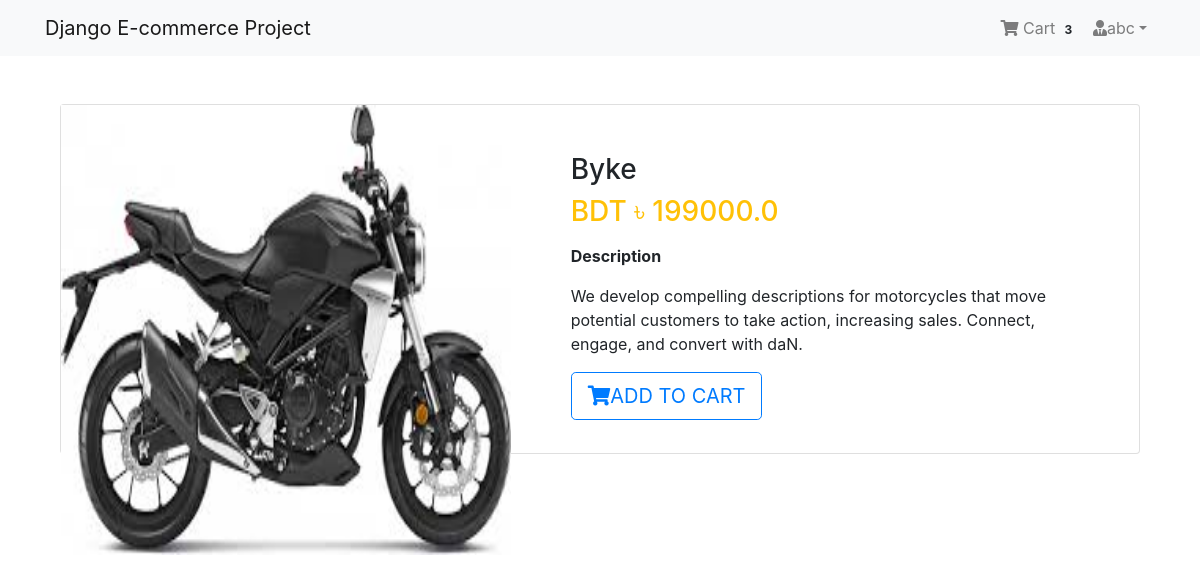
The app's page /product/5/ (signed in) with its own data.
### AppLogin/models.py (models this page shows, shortened)
class User(AbstractBaseUser, PermissionsMixin):
     email = models.EmailField(unique=True, null=False)
     is_staff = models.BooleanField(
         ugettext_lazy('staff status'),
         default=False,
         help_text = ugettext_lazy('Designates whether the user can log in this site')
    )
     is_active = models.BooleanField(
         ugettext_lazy('active'),
         default=True,
         help_text=ugettext_lazy('Designets whether this user should be treated as active. Unselect this insted of deleting accounts')
    )
     USERNAME_FIELD = 'email'
     objects = MyUserManager()

class Profile(models.Model):
    user = models.OneToOneField(User, on_delete=models.CASCADE, related_name='profile')
    username = models.CharField(max_length=264, blank=True)
    full_name = models.CharField(max_length=264, blank=True)
    adress_1 = models.TextField(max_length=300, blank=True)
    city= models.CharField(max_length=40, blank=True)
    zipcode = models.CharField(max_length=10, blank=True)
    country = models.CharField(max_length=50, blank=True)
    phone = models.CharField(max_length=20, blank=True)
    date_joined = models.DateTimeField(auto_now_add=True)

### AppOrder/models.py (models this page shows, shortened)
class Order(models.Model):
    orderitems = models.ManyToManyField(Cart)
    user = models.ForeignKey(settings.AUTH_USER_MODEL, on_delete=models.CASCADE)
    ordered = models.BooleanField(default=False)
    created = models.DateTimeField(auto_now_add=True)
    paymentId = models.CharField(max_length=264, blank=True, null=True)
    orderedId = models.CharField(max_length=200, blank=True, null=True)

### AppShop/models.py (models this page shows, shortened)
class Product(models.Model):
           mainimage = models.ImageField(upload_to='Products')
           name = models.CharField(max_length=264)
           category = models.ForeignKey(Category, on_delete=models.CASCADE, related_name='category')
           preview_text = models.TextField(max_length=200, verbose_name='Preview Text')
           detail_text = models.TextField(max_length=1000, verbose_name='Description')
           price = models.FloatField()
           old_price = models.FloatField(default=0.00)
           created = models.DateTimeField(auto_now_add=True)
           class Meta:
                ordering = ['-created',]

### AppShop/views.py (the view)
# urls.py: path('product/<pk>/', views.ProductDetail.as_view(), name='product_detail'),
class ProductDetail (LoginRequiredMixin, DetailView):
    model = Product
    template_name = 'product_detail.html'

### AppOrder/templatetags/cart_tag.py (called while the page is built)
@register.filter
def cart_total(user):
    order = Order.objects.filter(user=user, ordered=False)
    if order.exists():
        return order[0].orderitems.count()
    else:
        return 0

### AppLogin/templates/product_detail.html
{% extends 'base.html' %}
{% load crispy_forms_tags %}
{% block body_block %}
  <div class="container my-5">
      <div class="card">
          <div class="row">
             <aside class="col-sm-5 border-right">
                 <article class="gallery-wrap">
                     <div class="img-big-wrap">
                         <div>
                           <a href="#"><img src="/media/{{object.mainimage}}" style="width:450px"></a>
                         </div>
                     </div>
                 </article>
             </aside>
             <aside class="col-sm-7">
                 <article class="card-body p-5">
                    <h3 class="title mp-3">{{object.name}}</h3>
                    <p class="price-detail-wrap">
                        <span class="price h3 text-warning">
                            <span class="currency">
                               BDT &#2547;
                            </span>
                            <span class="num">
                               {{object.price}}
                            </span>
                        </span>
                    </p>
                    <dl class="item-property">
                       <dt>Description</dt>
                       <dd>
                           <p>{{object.detail_text|linebreaks}}</p>
                       </dd>
                    </dl>
                    <a href="{% url 'AppOrder:add' pk=object.pk %}" class="btn btn-lg btn-outline-primary text-uppercase"> <i class="fas fa-shopping-cart"></i>Add to Cart</a>
                 </article>
             </aside>
          </div>
      </div>
  </div>
{% endblock body_block %}

### AppLogin/templates/navbar.html (shortened to what this page needs)
{% load cart_tag %}
<nav class="navbar navbar-expand-lg navbar-light bg-light">
    <div class="container">
        <a class="navbar-brand" href="{% url 'AppShop:home' %}">Django E-commerce Project</a>
        <div class="collapse navbar-collapse" id="navbarNav">
            <ul class="navbar-nav ml-auto">
                {% if request.user.is_authenticated %}
                <li class="nav-item">
                    <a href="{% url 'AppOrder:cart' %}" class="nav-link">
                        <i class="fa fa-shopping-cart"></i> Cart
                        <span class="badge badge-light">{{ request.user | cart_total }}</span>
                    </a>
                </li>
                <li class="nav-item dropdown">
                    <a class="nav-link dropdown-toggle" href="#" id="navbarDropdown" role="button" data-toggle="dropdown"
                    aria-haspopup="true" aria-expanded="false"><i class="fas fa-user-tie"></i>{{request.user.profile.username}}</a>
                </li>
                {% else %}
                <li class="nav-item">
                    <a href="{% url 'AppLogin:login' %}" class="btn btn-primary">Login</a>
                </li>
                {% endif %}
            </ul>
        </div>
    </div>
</nav>

### My_Ecom_Project/static/css/main.css (style rules this page uses)
.gallery-wrap .img-big-wrap img { height: 450px; width: auto; display: inline-block; cursor: zoom-in; }

### AppLogin/templates/base.html (style rules this page uses)
.card { height: 350px; }

### records on screen
User: user|cart_total "3", user.profile.username "abc"
Product: mainimage (picture), name "Byke", price "199000.0", detail_text "We develop compelling descriptions for motorcycles that move potential customers to take action, increasing sales. Connect, engage, and convert with daN."
